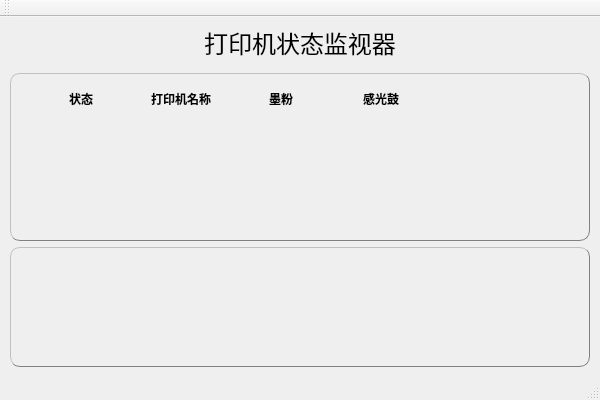
<?xml version="1.0" encoding="UTF-8"?>
<ui version="4.0">
 <class>MainWindow</class>
 <widget class="QMainWindow" name="MainWindow">
  <property name="geometry">
   <rect>
    <x>0</x>
    <y>0</y>
    <width>600</width>
    <height>400</height>
   </rect>
  </property>
  <property name="minimumSize">
   <size>
    <width>600</width>
    <height>400</height>
   </size>
  </property>
  <property name="maximumSize">
   <size>
    <width>600</width>
    <height>400</height>
   </size>
  </property>
  <property name="styleSheet">
   <string notr="true">#centralWidget
{
	background-image: url(:/Images/background.png);
}
QToolButton{
font: 24pt;
border: none;
}
QToolButton:hover{
background-color: rgb(226, 255, 219);
}

QToolButton:pressed{
background-color: rgb(158, 197, 255);
}
QHeaderView::section{
      border: 4px outset transparent;
	background-color: transparent;
    font :bold;
}
 QHeaderView
{
	background-color: transparent;
 }
 QTableView
{
      border-radius:10;
      border: 1px outset gray;
	background-color: transparent;
	padding :10 20 10 20;
 }

.QFrame
{
      border-radius:10;
      border: 1px outset gray;
	background-color: transparent;
  }</string>
  </property>
  <widget class="QWidget" name="centralWidget">
   <layout class="QVBoxLayout" name="verticalLayout" stretch="0,1,0">
    <property name="leftMargin">
     <number>0</number>
    </property>
    <property name="topMargin">
     <number>0</number>
    </property>
    <property name="rightMargin">
     <number>0</number>
    </property>
    <item>
     <widget class="QWidget" name="widget" native="true">
      <property name="minimumSize">
       <size>
        <width>0</width>
        <height>50</height>
       </size>
      </property>
      <property name="maximumSize">
       <size>
        <width>16777215</width>
        <height>50</height>
       </size>
      </property>
      <layout class="QHBoxLayout" name="horizontalLayout">
       <property name="leftMargin">
        <number>0</number>
       </property>
       <property name="topMargin">
        <number>0</number>
       </property>
       <property name="rightMargin">
        <number>0</number>
       </property>
       <property name="bottomMargin">
        <number>0</number>
       </property>
       <item>
        <widget class="QWidget" name="widget_2" native="true">
         <property name="minimumSize">
          <size>
           <width>150</width>
           <height>0</height>
          </size>
         </property>
         <property name="maximumSize">
          <size>
           <width>150</width>
           <height>16777215</height>
          </size>
         </property>
         <layout class="QHBoxLayout" name="horizontalLayout_2">
          <item>
           <widget class="QLabel" name="label_logo">
            <property name="minimumSize">
             <size>
              <width>0</width>
              <height>16</height>
             </size>
            </property>
            <property name="maximumSize">
             <size>
              <width>16777215</width>
              <height>16</height>
             </size>
            </property>
            <property name="pixmap">
             <pixmap resource="images.qrc">:/Images/logo.png</pixmap>
            </property>
            <property name="scaledContents">
             <bool>true</bool>
            </property>
           </widget>
          </item>
          <item>
           <spacer name="horizontalSpacer_4">
            <property name="orientation">
             <enum>Qt::Horizontal</enum>
            </property>
            <property name="sizeHint" stdset="0">
             <size>
              <width>40</width>
              <height>20</height>
             </size>
            </property>
           </spacer>
          </item>
         </layout>
        </widget>
       </item>
       <item>
        <spacer name="horizontalSpacer">
         <property name="orientation">
          <enum>Qt::Horizontal</enum>
         </property>
         <property name="sizeHint" stdset="0">
          <size>
           <width>40</width>
           <height>20</height>
          </size>
         </property>
        </spacer>
       </item>
       <item>
        <widget class="QLabel" name="label">
         <property name="styleSheet">
          <string notr="true">font: 18pt ;</string>
         </property>
         <property name="text">
          <string>打印机状态监视器</string>
         </property>
         <property name="alignment">
          <set>Qt::AlignCenter</set>
         </property>
        </widget>
       </item>
       <item>
        <spacer name="horizontalSpacer_2">
         <property name="orientation">
          <enum>Qt::Horizontal</enum>
         </property>
         <property name="sizeHint" stdset="0">
          <size>
           <width>40</width>
           <height>20</height>
          </size>
         </property>
        </spacer>
       </item>
       <item>
        <widget class="QWidget" name="widget_3" native="true">
         <property name="minimumSize">
          <size>
           <width>150</width>
           <height>0</height>
          </size>
         </property>
         <property name="maximumSize">
          <size>
           <width>150</width>
           <height>16777215</height>
          </size>
         </property>
         <layout class="QHBoxLayout" name="horizontalLayout_4">
          <item>
           <spacer name="horizontalSpacer_5">
            <property name="orientation">
             <enum>Qt::Horizontal</enum>
            </property>
            <property name="sizeHint" stdset="0">
             <size>
              <width>40</width>
              <height>20</height>
             </size>
            </property>
           </spacer>
          </item>
          <item>
           <widget class="QToolButton" name="toolButton">
            <property name="styleSheet">
             <string notr="true"/>
            </property>
            <property name="icon">
             <iconset resource="images.qrc">
              <normaloff>:/Images/close.png</normaloff>:/Images/close.png</iconset>
            </property>
           </widget>
          </item>
         </layout>
        </widget>
       </item>
      </layout>
     </widget>
    </item>
    <item alignment="Qt::AlignHCenter">
     <widget class="QTableWidget" name="tableWidget_printers">
      <property name="minimumSize">
       <size>
        <width>580</width>
        <height>0</height>
       </size>
      </property>
      <property name="maximumSize">
       <size>
        <width>580</width>
        <height>16777215</height>
       </size>
      </property>
      <property name="editTriggers">
       <set>QAbstractItemView::NoEditTriggers</set>
      </property>
      <property name="tabKeyNavigation">
       <bool>false</bool>
      </property>
      <property name="selectionMode">
       <enum>QAbstractItemView::SingleSelection</enum>
      </property>
      <property name="selectionBehavior">
       <enum>QAbstractItemView::SelectRows</enum>
      </property>
      <property name="showGrid">
       <bool>false</bool>
      </property>
      <attribute name="verticalHeaderVisible">
       <bool>false</bool>
      </attribute>
      <column>
       <property name="text">
        <string>状态</string>
       </property>
      </column>
      <column>
       <property name="text">
        <string>打印机名称</string>
       </property>
      </column>
      <column>
       <property name="text">
        <string>墨粉</string>
       </property>
      </column>
      <column>
       <property name="text">
        <string>感光鼓</string>
       </property>
      </column>
     </widget>
    </item>
    <item alignment="Qt::AlignHCenter">
     <widget class="QFrame" name="frame">
      <property name="minimumSize">
       <size>
        <width>580</width>
        <height>120</height>
       </size>
      </property>
      <property name="maximumSize">
       <size>
        <width>580</width>
        <height>120</height>
       </size>
      </property>
      <layout class="QVBoxLayout" name="verticalLayout_2">
       <property name="spacing">
        <number>0</number>
       </property>
       <property name="leftMargin">
        <number>0</number>
       </property>
       <property name="topMargin">
        <number>0</number>
       </property>
       <property name="rightMargin">
        <number>0</number>
       </property>
       <property name="bottomMargin">
        <number>0</number>
       </property>
       <item>
        <widget class="QWidget" name="horizontalWidget" native="true">
         <layout class="QHBoxLayout" name="horizontalLayout_3" stretch="0,1">
          <item alignment="Qt::AlignTop">
           <widget class="QLabel" name="label_status_image">
            <property name="minimumSize">
             <size>
              <width>17</width>
              <height>15</height>
             </size>
            </property>
            <property name="maximumSize">
             <size>
              <width>17</width>
              <height>15</height>
             </size>
            </property>
            <property name="pixmap">
             <pixmap resource="images.qrc">:/Images/warning2.png</pixmap>
            </property>
            <property name="scaledContents">
             <bool>true</bool>
            </property>
           </widget>
          </item>
          <item alignment="Qt::AlignTop">
           <widget class="QLabel" name="label_status_string">
            <property name="wordWrap">
             <bool>true</bool>
            </property>
           </widget>
          </item>
         </layout>
        </widget>
       </item>
      </layout>
     </widget>
    </item>
   </layout>
  </widget>
  <widget class="QMenuBar" name="menuBar">
   <property name="geometry">
    <rect>
     <x>0</x>
     <y>0</y>
     <width>600</width>
     <height>25</height>
    </rect>
   </property>
  </widget>
  <widget class="QToolBar" name="mainToolBar">
   <attribute name="toolBarArea">
    <enum>TopToolBarArea</enum>
   </attribute>
   <attribute name="toolBarBreak">
    <bool>false</bool>
   </attribute>
  </widget>
  <widget class="QStatusBar" name="statusBar"/>
 </widget>
 <layoutdefault spacing="6" margin="11"/>
 <resources>
  <include location="images.qrc"/>
 </resources>
 <connections>
  <connection>
   <sender>toolButton</sender>
   <signal>clicked()</signal>
   <receiver>MainWindow</receiver>
   <slot>close()</slot>
   <hints>
    <hint type="sourcelabel">
     <x>554</x>
     <y>85</y>
    </hint>
    <hint type="destinationlabel">
     <x>300</x>
     <y>270</y>
    </hint>
   </hints>
  </connection>
 </connections>
</ui>
